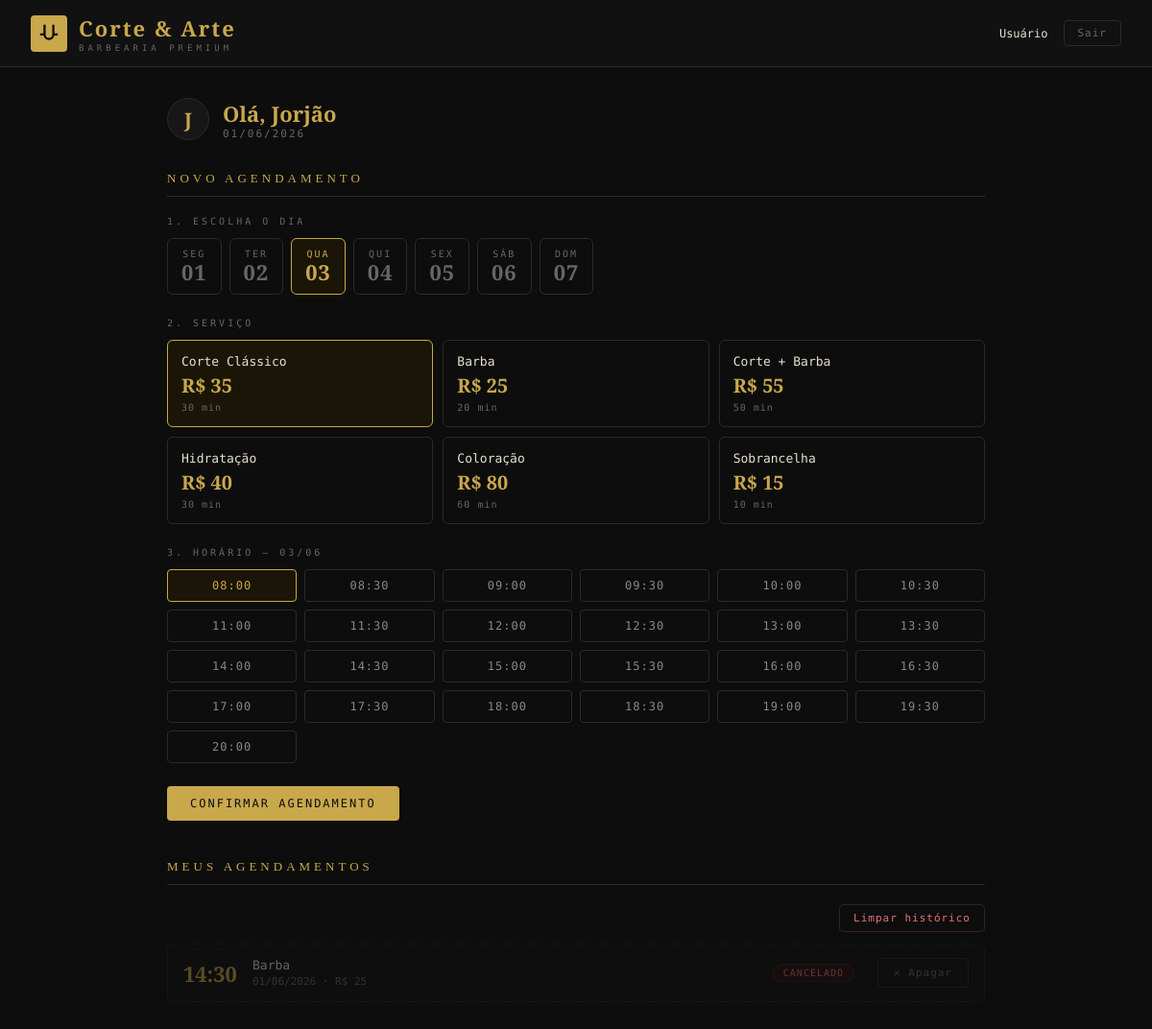
Screenshot of /cliente?data=2026-06-03 (signed in) with the database file from the repository.
### app.py (models this page shows, shortened)
class Usuario(db.Model):
    id          = db.Column(db.Integer, primary_key=True)
    nome        = db.Column(db.String(120), nullable=False)
    email       = db.Column(db.String(120), unique=True, nullable=False)
    senha_hash  = db.Column(db.String(255))          # None se entrou pelo Google
    google_id   = db.Column(db.String(120))
    foto        = db.Column(db.String(255))
    papel       = db.Column(db.String(20), default="cliente")   # "cliente" ou "admin"
    criado_em   = db.Column(db.DateTime, default=datetime.utcnow)
    agendamentos = db.relationship("Agendamento", backref="cliente", lazy=True)

class Agendamento(db.Model):
    id          = db.Column(db.Integer, primary_key=True)
    usuario_id  = db.Column(db.Integer, db.ForeignKey("usuario.id"), nullable=False)
    servico     = db.Column(db.String(80), nullable=False)
    preco       = db.Column(db.Float, nullable=False)
    data        = db.Column(db.Date, nullable=False)
    horario     = db.Column(db.String(10), nullable=False)
    status      = db.Column(db.String(20), default="confirmado")  # confirmado / cancelado
    criado_em   = db.Column(db.DateTime, default=datetime.utcnow)

### app.py (the view)
@app.route("/cliente")
@login_obrigatorio
def dashboard_cliente():
    u = db.session.get(Usuario, session["usuario_id"])
    data_hoje = date.today()
    data_str = request.args.get("data", data_hoje.isoformat())
    try:
        data_sel = date.fromisoformat(data_str)
    except ValueError:
        data_sel = data_hoje
    ocupados = {
        a.horario for a in Agendamento.query.filter_by(
            data=data_sel, status="confirmado"
        ).all()
    }
    dias = [data_hoje + timedelta(days=i) for i in range(7)]
    dias_semana = ["Seg", "Ter", "Qua", "Qui", "Sex", "Sáb", "Dom"]
    meus = Agendamento.query.filter_by(
        usuario_id=u.id
    ).order_by(Agendamento.data.desc(), Agendamento.horario).limit(10).all()
    agora = datetime.now()
    for ag in meus:
        ag_datetime = datetime.combine(ag.data, datetime.strptime(ag.horario, "%H:%M").time())
        ag.pode_cancelar = (ag_datetime - agora) > timedelta(hours=24)
    return render_template(
        "cliente.html",
        usuario=u,
        servicos=SERVICOS,
        horarios=HORARIOS_DISPONIVEIS,
        ocupados=ocupados,
        meus_agendamentos=meus,
        hoje=data_hoje.strftime("%d/%m/%Y"),
        data_sel=data_sel,
        data_sel_str=data_sel.isoformat(),
        dias=dias,
        dias_semana=dias_semana,
    )

### app.py (called while the page is built)
def login_obrigatorio(f):
    @wraps(f)
    def decorated(*args, **kwargs):
        if "usuario_id" not in session:
            return redirect(url_for("login"))
        return f(*args, **kwargs)
    return decorated

### templates/cliente.html (shortened to what this page needs)
{% extends "base.html" %}
{% block content %}
<div class="container">
  <div style="display:flex; align-items:center; gap:14px; margin-bottom:32px;">
    {% if usuario.foto %}
      <img src="{{ usuario.foto }}" style="width:48px;height:48px;border-radius:50%;border:1px solid var(--border);" />
    {% else %}
      <div class="avatar">{{ usuario.nome[0].upper() }}</div>
    {% endif %}
    <div>
      <div style="font-family:'Cormorant Garamond',serif; font-size:22px; font-weight:700; color:var(--gold)">Olá, {{ usuario.nome.split()[0] }}</div>
      <div style="font-size:11px; color:var(--muted); letter-spacing:2px;">{{ hoje }}</div>
    </div>
  </div>
  <div class="section-title">Novo agendamento</div>
  <p style="font-size:10px; color:var(--muted); letter-spacing:3px; text-transform:uppercase; margin-bottom:12px;">1. Escolha o dia</p>
  <div class="dias-grid">
    {% for dia in dias %}
    <a href="?data={{ dia.isoformat() }}" class="dia-btn {{ 'ativo' if dia == data_sel else '' }}">
      <div class="dia-nome">{{ dias_semana[loop.index0] }}</div>
      <div class="dia-num">{{ dia.strftime('%d') }}</div>
    </a>
    {% endfor %}
  </div>
  <form method="POST" action="/cliente/agendar">
    <p style="font-size:10px; color:var(--muted); letter-spacing:3px; text-transform:uppercase; margin-bottom:12px;">2. Serviço</p>
    <div class="services-grid">
      {% for s in servicos %}
      <label class="service-card" id="card-{{ loop.index }}">
        <div class="service-name">{{ s.nome }}</div>
        <div class="service-price">R$ {{ s.preco }}</div>
        <div class="service-dur">{{ s.duracao }}</div>
      </label>
      {% endfor %}
    </div>
    <p style="font-size:10px; color:var(--muted); letter-spacing:3px; text-transform:uppercase; margin-bottom:12px;">3. Horário — {{ data_sel.strftime('%d/%m') }}</p>
    <div class="slots-grid">
      {% for h in horarios %}
        {% if h in ocupados %}
          <span class="slot-label slot-taken">{{ h }}</span>
        {% else %}
          <label>
            <span class="slot-label">{{ h }}</span>
          </label>
        {% endif %}
      {% endfor %}
    </div>
    <button type="submit" class="btn-gold">Confirmar Agendamento</button>
  </form>
  <div class="section-title" style="margin-top:40px;">Meus agendamentos</div>
  {% if meus_agendamentos %}
    <div style="display:flex; justify-content:flex-end; margin-bottom:12px;">
      <form method="POST" action="/cliente/apagar-cancelados">
        <button type="submit" class="btn-danger" onclick="return confirm('Apagar todo o histórico de cancelados e passados?')">
          Limpar histórico
        </button>
      </form>
    </div>
    {% for ag in meus_agendamentos %}
    <div class="agenda-item {{ ag.status }}">
      <div class="agenda-hora">{{ ag.horario }}</div>
      <div class="agenda-info">
        <div class="agenda-nome">{{ ag.servico }}</div>
        <div class="agenda-detalhe">{{ ag.data.strftime('%d/%m/%Y') }} · R$ {{ ag.preco|int }}</div>
      </div>
      <span class="badge {{ 'badge-green' if ag.status == 'confirmado' else 'badge-red' }}">{{ ag.status }}</span>
      {% if ag.status == 'confirmado' %}
        {% if ag.pode_cancelar %}
          <form method="POST" action="/cliente/cancelar/{{ ag.id }}" style="margin-left:10px;">
            <button type="submit" class="btn-danger">Cancelar</button>
          </form>
        {% else %}
          <span class="lock-msg" style="margin-left:10px;">🔒 &lt; 24h</span>
        {% endif %}
      {% else %}
        <form method="POST" action="/cliente/apagar/{{ ag.id }}" style="margin-left:10px;">
          <button type="submit" class="btn-outline" title="Apagar do histórico">✕ Apagar</button>
        </form>
      {% endif %}
    </div>
    {% endfor %}
  {% else %}
    <p style="font-size:13px; color:var(--muted);">Nenhum agendamento ainda.</p>
  {% endif %}
</div>
{% endblock %}

### templates/base.html (style rules this page uses)
*, *::before, *::after { box-sizing: border-box; margin: 0; padding: 0; }
:root { --gold: #c9a84c; --gold-light: #e0bc5e; --bg: #0d0d0d; --bg2: #111111; --bg3: #171717; --border: #2a2a2a; --text: #e8e0d0; --muted: #666; --danger: #e57373; --success: #4caf50; }
body { background: var(--bg); color: var(--text); font-family: 'DM Mono', monospace; min-height: 100vh; }
a { color: var(--gold); text-decoration: none; }
.container { max-width: 900px; margin: 0 auto; padding: 32px 24px; }
.section-title { font-family: 'Cormorant Garamond', serif; font-size: 13px; letter-spacing: 4px; text-transform: uppercase; color: var(--gold); margin-bottom: 20px; padding-bottom: 10px; border-bottom: 1px solid var(--border); }
.btn-gold { background: var(--gold); color: #0d0d0d; border: none; padding: 11px 24px; font-family: 'DM Mono', monospace; font-size: 12px; font-weight: 500; letter-spacing: 2px; text-transform: uppercase; cursor: pointer; border-radius: 4px; transition: background 0.2s; }
.btn-outline { background: transparent; border: 1px solid var(--border); color: var(--muted); padding: 8px 16px; font-family: 'DM Mono', monospace; font-size: 11px; letter-spacing: 1px; cursor: pointer; border-radius: 4px; transition: all 0.2s; }
.btn-danger { background: transparent; border: 1px solid #3a2020; color: var(--danger); padding: 7px 14px; font-family: 'DM Mono', monospace; font-size: 11px; letter-spacing: 1px; cursor: pointer; border-radius: 4px; }
.badge { font-size: 10px; padding: 3px 10px; border-radius: 20px; letter-spacing: 1px; text-transform: uppercase; }
.badge-red { background: #2a0f0f; color: var(--danger); border: 1px solid #4a1a1a; }

### templates/cliente.html (style rules this page uses)
.dias-grid { display: flex; gap: 8px; margin-bottom: 24px; flex-wrap: wrap; }
.dia-btn { border: 1px solid var(--border); padding: 10px 14px; cursor: pointer; border-radius: 6px; text-align: center; background: transparent; color: var(--muted); font-family: 'DM Mono', monospace; font-size: 11px; letter-spacing: 1px; transition: all 0.2s; text-decoration: none; display: block; }
.dia-btn.ativo { border-color: var(--gold); background: #1a1506; color: var(--gold); }
.dia-nome { font-size: 10px; color: inherit; text-transform: uppercase; letter-spacing: 2px; }
.dia-num { font-family: 'Cormorant Garamond', serif; font-size: 22px; font-weight: 700; color: inherit; line-height: 1.2; }
.services-grid { display: grid; grid-template-columns: repeat(3, 1fr); gap: 10px; margin-bottom: 24px; }
.service-card { border: 1px solid var(--border); padding: 14px; cursor: pointer; border-radius: 6px; transition: all 0.2s; }
.service-card.selected { border-color: var(--gold); background: #1a1506; }
.service-name { font-size: 13px; color: var(--text); margin-bottom: 4px; }
.service-price { font-family: 'Cormorant Garamond', serif; font-size: 20px; font-weight: 700; color: var(--gold); }
.service-dur { font-size: 10px; color: var(--muted); margin-top: 4px; letter-spacing: 1px; }
.slots-grid { display: grid; grid-template-columns: repeat(6, 1fr); gap: 8px; margin-bottom: 24px; }
.slot-label { display: block; border: 1px solid var(--border); padding: 9px 4px; text-align: center; cursor: pointer; border-radius: 4px; font-size: 12px; color: #888; transition: all 0.2s; letter-spacing: 1px; }
input[type="radio"]:checked + .slot-label { border-color: var(--gold); color: var(--gold); background: #1a1506; }
.agenda-item { background: var(--bg2); border: 1px solid var(--border); padding: 14px 16px; border-radius: 6px; display: flex; align-items: center; gap: 14px; margin-bottom: 8px; }
.agenda-item.cancelado { opacity: 0.4; border-style: dashed; }
.agenda-hora { font-family: 'Cormorant Garamond', serif; font-size: 22px; color: var(--gold); font-weight: 700; min-width: 58px; }
.agenda-info { flex: 1; }
.agenda-nome { font-size: 13px; color: var(--text); }
.agenda-detalhe { font-size: 11px; color: var(--muted); margin-top: 3px; }
.avatar { width: 44px; height: 44px; border-radius: 50%; background: var(--bg3); border: 1px solid var(--border); display: flex; align-items: center; justify-content: center; color: var(--gold); font-family: 'Cormorant Garamond', serif; font-size: 20px; font-weight: 700; }

### rows the page displays
Usuario: nome "J", nome "Jorjão"
Agendamento: horario "14:30", servico "Barba", data "01/06/2026", preco "25", status "CANCELADO"

### other values shown
{{ session.get('nome', 'Usuário') }} "Usuário"
{{ dias_semana[loop.index0] }} "SEG" "TER" "QUA" "QUI" "SEX" "SÁB" "DOM"
{{ dia.strftime('%d') }} "01" "02" "03" "04" "05" "06" "07"
{{ s.nome }} "Corte Clássico" "Barba" "Corte + Barba" "Hidratação" "Coloração" "Sobrancelha"
{{ s.preco }} "35" "25" "55" "40" "80" "15"
{{ s.duracao }} "30 min" "20 min" "50 min" "30 min" "60 min" "10 min"
{{ data_sel.strftime('%d/%m') }} "03/06"
{{ h }} "08:00" "08:30" "09:00" "09:30" "10:00" "10:30" "11:00" "11:30" "12:00" "12:30" "13:00" "13:30" "14:00" "14:30" "15:00" "15:30" "16:00" "16:30" "17:00" "17:30" "18:00" "18:30" "19:00" "19:30" "20:00"
